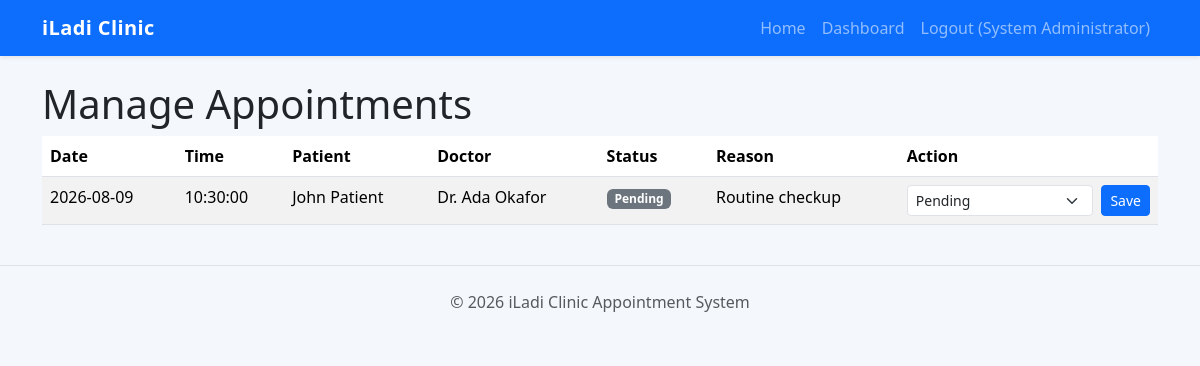
The page /admin/appointments.php (signed in) on the database its author committed.
### tables this page shows
CREATE TABLE appointments (
  id INT AUTO_INCREMENT PRIMARY KEY,
  patient_id INT NOT NULL,
  doctor_id INT NOT NULL,
  appointment_date DATE NOT NULL,
  appointment_time TIME NOT NULL,
  status ENUM('Pending','Approved','Completed','Cancelled','Missed') NOT NULL DEFAULT 'Pending',
  reason TEXT NOT NULL,
  created_at TIMESTAMP DEFAULT CURRENT_TIMESTAMP,
  FOREIGN KEY (patient_id) REFERENCES patients(id) ON DELETE CASCADE,
  FOREIGN KEY (doctor_id) REFERENCES doctors(id) ON DELETE CASCADE,
  INDEX appointment_lookup (doctor_id, appointment_date, appointment_time)
);

CREATE TABLE patients (
  id INT AUTO_INCREMENT PRIMARY KEY,
  user_id INT NULL,
  fullname VARCHAR(160) NOT NULL,
  gender VARCHAR(30) NOT NULL,
  dob DATE NOT NULL,
  phone VARCHAR(50) NOT NULL,
  address TEXT NOT NULL,
  blood_group VARCHAR(10),
  FOREIGN KEY (user_id) REFERENCES users(id) ON DELETE SET NULL
);

CREATE TABLE users (
  id INT AUTO_INCREMENT PRIMARY KEY,
  name VARCHAR(120) NOT NULL,
  email VARCHAR(160) NOT NULL UNIQUE,
  password VARCHAR(255) NOT NULL,
  role ENUM('administrator','doctor','receptionist','patient') NOT NULL,
  created_at TIMESTAMP DEFAULT CURRENT_TIMESTAMP
);

### admin/appointments.php (called while the page is built, shortened)
<?php
$pageTitle='Manage Appointments'; include __DIR__.'/../includes/header.php'; require_login('administrator'); $svc=new AppointmentService();
$appointments=$svc->listForRole(current_user()); include __DIR__.'/../includes/appointments-table.php'; include __DIR__.'/../includes/footer.php';

### includes/helpers.php (called while the page is built, shortened)
<?php
function e(?string $value): string
{
    return htmlspecialchars($value ?? '', ENT_QUOTES, 'UTF-8');
}

### app/Services/AppointmentService.php (called while the page is built, shortened)
<?php
final class AppointmentService
{
    public function listForRole(array $user): array
    {
        $pdo = Database::connection();
        return $pdo->query('SELECT a.*, p.fullname patient_name, u.name doctor_name FROM appointments a JOIN patients p ON p.id=a.patient_id JOIN doctors d ON d.id=a.doctor_id JOIN users u ON u.id=d.user_id ORDER BY a.appointment_date DESC, a.appointment_time DESC')->fetchAll();
    }
}

### includes/appointments-table.php (the view)
<h1><?= e($pageTitle ?? 'Appointments') ?></h1><div class="table-responsive"><table class="table table-striped"><thead><tr><th>Date</th><th>Time</th><th>Patient</th><th>Doctor</th><th>Status</th><th>Reason</th><th>Action</th></tr></thead><tbody><?php foreach ($appointments as $a): ?><tr><td><?= e($a['appointment_date']) ?></td><td><?= e($a['appointment_time']) ?></td><td><?= e($a['patient_name'] ?? '') ?></td><td><?= e($a['doctor_name'] ?? '') ?></td><td><span class="badge bg-secondary"><?= e($a['status']) ?></span></td><td><?= e($a['reason']) ?></td><td><form method="post" class="d-flex gap-2"><?= csrf_field() ?><input type="hidden" name="id" value="<?= (int)$a['id'] ?>"><select name="status" class="form-select form-select-sm"><option>Pending</option><option>Approved</option><option>Completed</option><option>Cancelled</option><option>Missed</option></select><button class="btn btn-sm btn-primary">Save</button></form></td></tr><?php endforeach; ?></tbody></table></div>

### assets/css/app.css (style rules this page uses)
:root { --clinic-primary:#0d6efd;--clinic-accent:#20c997 }
body { background:#f4f7fb }

### rows shown on the page
appointments: appointment_date "2026-08-09", appointment_time "10:30:00", patient.fullname "John Patient", users.name "Dr. Ada Okafor", status "Pending", reason "Routine checkup"

### other values the page prints
$user['name'] "System Administrator"
$pageTitle "Manage Appointments"
